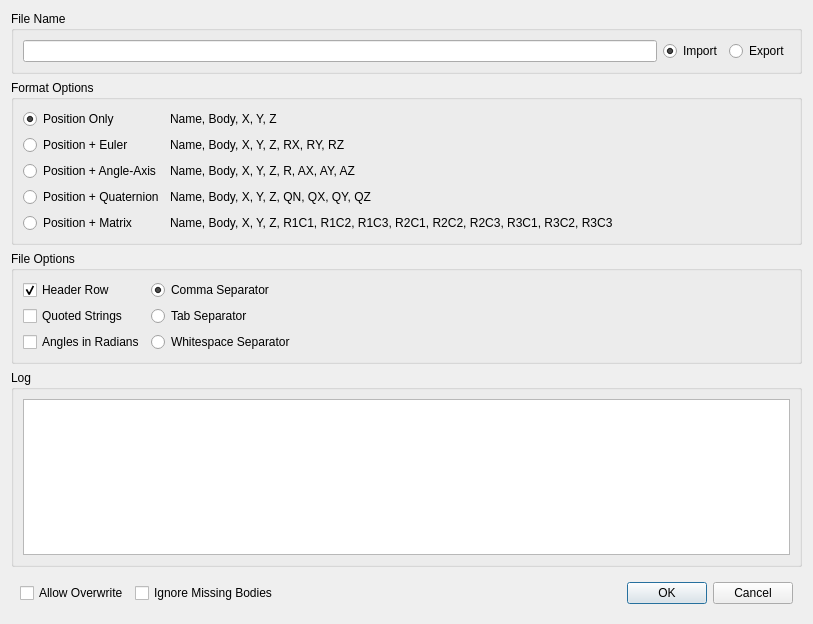
<?xml version="1.0" encoding="UTF-8"?>
<ui version="4.0">
 <class>DialogMarkerImportExport</class>
 <widget class="QDialog" name="DialogMarkerImportExport">
  <property name="geometry">
   <rect>
    <x>0</x>
    <y>0</y>
    <width>813</width>
    <height>624</height>
   </rect>
  </property>
  <property name="windowTitle">
   <string>Dialog</string>
  </property>
  <layout class="QGridLayout" name="gridLayout_6">
   <item row="0" column="0">
    <widget class="QGroupBox" name="groupBox_3">
     <property name="title">
      <string>File Name</string>
     </property>
     <layout class="QGridLayout" name="gridLayout_4">
      <item row="0" column="2">
       <widget class="QRadioButton" name="radioButtonExport">
        <property name="text">
         <string>Export</string>
        </property>
       </widget>
      </item>
      <item row="0" column="0">
       <widget class="LineEditPath" name="lineEditFileName"/>
      </item>
      <item row="0" column="1">
       <widget class="QRadioButton" name="radioButtonImport">
        <property name="text">
         <string>Import</string>
        </property>
        <property name="checked">
         <bool>true</bool>
        </property>
       </widget>
      </item>
     </layout>
    </widget>
   </item>
   <item row="1" column="0">
    <widget class="QGroupBox" name="groupBox">
     <property name="title">
      <string>Format Options</string>
     </property>
     <layout class="QGridLayout" name="gridLayout">
      <item row="0" column="0">
       <widget class="QRadioButton" name="radioButtonPositionOnly">
        <property name="text">
         <string>Position Only</string>
        </property>
        <property name="checked">
         <bool>true</bool>
        </property>
       </widget>
      </item>
      <item row="0" column="1">
       <widget class="QLabel" name="label_2">
        <property name="text">
         <string>Name, Body, X, Y, Z</string>
        </property>
       </widget>
      </item>
      <item row="0" column="2">
       <spacer name="horizontalSpacer">
        <property name="orientation">
         <enum>Qt::Horizontal</enum>
        </property>
        <property name="sizeHint" stdset="0">
         <size>
          <width>178</width>
          <height>20</height>
         </size>
        </property>
       </spacer>
      </item>
      <item row="1" column="0">
       <widget class="QRadioButton" name="radioButtonPositionEuler">
        <property name="text">
         <string>Position + Euler</string>
        </property>
       </widget>
      </item>
      <item row="1" column="1">
       <widget class="QLabel" name="label_3">
        <property name="text">
         <string>Name, Body, X, Y, Z, RX, RY, RZ</string>
        </property>
       </widget>
      </item>
      <item row="2" column="0">
       <widget class="QRadioButton" name="radioButtonPositionAngleAxis">
        <property name="text">
         <string>Position + Angle-Axis</string>
        </property>
       </widget>
      </item>
      <item row="2" column="1">
       <widget class="QLabel" name="label_4">
        <property name="text">
         <string>Name, Body, X, Y, Z, R, AX, AY, AZ</string>
        </property>
       </widget>
      </item>
      <item row="3" column="0">
       <widget class="QRadioButton" name="radioButtonPositionQuaternion">
        <property name="text">
         <string>Position + Quaternion</string>
        </property>
       </widget>
      </item>
      <item row="3" column="1">
       <widget class="QLabel" name="label_5">
        <property name="text">
         <string>Name, Body, X, Y, Z, QN, QX, QY, QZ</string>
        </property>
       </widget>
      </item>
      <item row="4" column="0">
       <widget class="QRadioButton" name="radioButtonPositionMatrix">
        <property name="text">
         <string>Position + Matrix</string>
        </property>
       </widget>
      </item>
      <item row="4" column="1">
       <widget class="QLabel" name="label_6">
        <property name="text">
         <string>Name, Body, X, Y, Z, R1C1, R1C2, R1C3, R2C1, R2C2, R2C3, R3C1, R3C2, R3C3</string>
        </property>
       </widget>
      </item>
     </layout>
    </widget>
   </item>
   <item row="2" column="0">
    <widget class="QGroupBox" name="groupBox_2">
     <property name="title">
      <string>File Options</string>
     </property>
     <layout class="QGridLayout" name="gridLayout_3">
      <item row="1" column="1">
       <widget class="QRadioButton" name="radioButtonTabSeparator">
        <property name="text">
         <string>Tab Separator</string>
        </property>
       </widget>
      </item>
      <item row="2" column="0">
       <widget class="QCheckBox" name="checkBoxAnglesInRadians">
        <property name="text">
         <string>Angles in Radians</string>
        </property>
       </widget>
      </item>
      <item row="1" column="0">
       <widget class="QCheckBox" name="checkBoxQuotedStrings">
        <property name="text">
         <string>Quoted Strings</string>
        </property>
       </widget>
      </item>
      <item row="0" column="3">
       <spacer name="horizontalSpacer_3">
        <property name="orientation">
         <enum>Qt::Horizontal</enum>
        </property>
        <property name="sizeHint" stdset="0">
         <size>
          <width>40</width>
          <height>20</height>
         </size>
        </property>
       </spacer>
      </item>
      <item row="0" column="0">
       <widget class="QCheckBox" name="checkBoxHeaderRow">
        <property name="text">
         <string>Header Row</string>
        </property>
        <property name="checked">
         <bool>true</bool>
        </property>
       </widget>
      </item>
      <item row="0" column="1">
       <widget class="QRadioButton" name="radioButtonCommaSeparator">
        <property name="text">
         <string>Comma Separator</string>
        </property>
        <property name="checked">
         <bool>true</bool>
        </property>
       </widget>
      </item>
      <item row="2" column="1">
       <widget class="QRadioButton" name="radioButtonWhiteSpaceSeparator">
        <property name="text">
         <string>Whitespace Separator</string>
        </property>
       </widget>
      </item>
     </layout>
    </widget>
   </item>
   <item row="3" column="0">
    <widget class="QGroupBox" name="groupBox_4">
     <property name="title">
      <string>Log</string>
     </property>
     <layout class="QGridLayout" name="gridLayout_5">
      <item row="0" column="0">
       <widget class="QPlainTextEdit" name="plainTextEditLog">
        <property name="readOnly">
         <bool>true</bool>
        </property>
       </widget>
      </item>
     </layout>
    </widget>
   </item>
   <item row="4" column="0">
    <widget class="QWidget" name="widget" native="true">
     <layout class="QGridLayout" name="gridLayout_2">
      <item row="0" column="4">
       <spacer name="horizontalSpacer_2">
        <property name="orientation">
         <enum>Qt::Horizontal</enum>
        </property>
        <property name="sizeHint" stdset="0">
         <size>
          <width>433</width>
          <height>20</height>
         </size>
        </property>
       </spacer>
      </item>
      <item row="0" column="5">
       <widget class="QPushButton" name="pushButtonOK">
        <property name="text">
         <string>OK</string>
        </property>
        <property name="default">
         <bool>true</bool>
        </property>
       </widget>
      </item>
      <item row="0" column="6">
       <widget class="QPushButton" name="pushButtonCancel">
        <property name="text">
         <string>Cancel</string>
        </property>
       </widget>
      </item>
      <item row="0" column="2">
       <widget class="QCheckBox" name="checkBoxAllowOverwrite">
        <property name="text">
         <string>Allow Overwrite</string>
        </property>
       </widget>
      </item>
      <item row="0" column="3">
       <widget class="QCheckBox" name="checkBoxIgnoreMissingBodies">
        <property name="text">
         <string>Ignore Missing Bodies</string>
        </property>
       </widget>
      </item>
     </layout>
    </widget>
   </item>
  </layout>
 </widget>
 <customwidgets>
  <customwidget>
   <class>LineEditPath</class>
   <extends>QLineEdit</extends>
   <header>LineEditPath.h</header>
  </customwidget>
 </customwidgets>
 <resources/>
 <connections/>
</ui>
